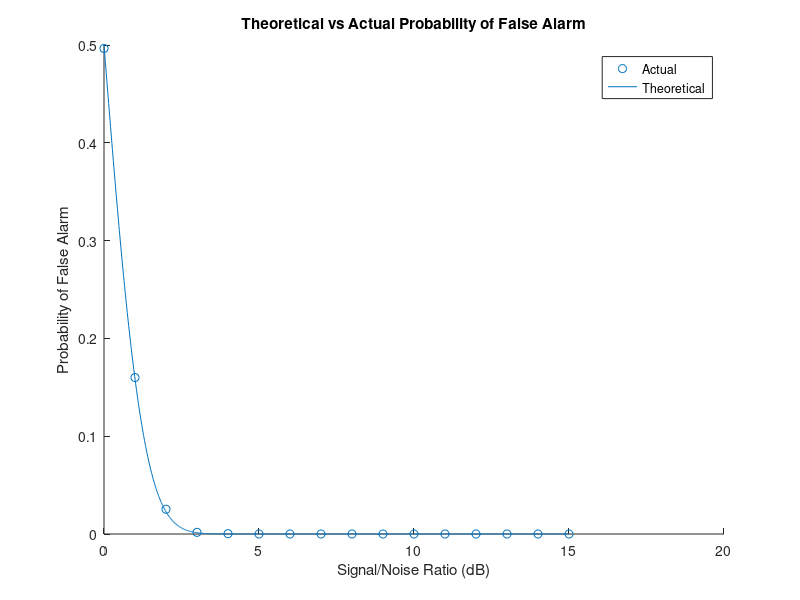

Reproduce this figure in MATLAB.
clear all;
close all;
results={}
for SNR=0:15
    for N= 1:10000
        %generate noisy or noiseless signal
        z=randn;
        A = z + SNR;
        coin = rand;
        if coin < .7
            %present
            %y = A+z
            y = A + z;
            actual = 1;
        else
            %absent
            y = z;
            actual = 0;
        end
        output(N).actual=actual;
        
        %use ml to try to detect signal
        gamma = A/2;
        if y < gamma
            %detect absent
            detect = 0;
        else
            %detect present
            detect = 1;
        end
        output(N).detect=detect;
    end
    results{SNR+1}=output;
end


for SNR = 0:15
    numFA=0;
    numZero=0;
    for N = 1:length(results{SNR+1})
        if results{SNR+1}(N).detect==1 && results{SNR+1}(N).actual==0
            numFA = numFA + 1;
        end
        if results{SNR+1}(N).actual==0
            numZero = numZero + 1;
        end
    end
    pfa = numFA/numZero;
    probFalseAlarms(SNR+1,1)=SNR;
    probFalseAlarms(SNR+1,2)=pfa;
end

%find equation
%pfa = qfunc(sqrt(10^(x/10))/2)
x=linspace(0,15,1000)
%y=qfunc(sqrt(10.^(x/20))/2)
place=sqrt(10.^(x/20))/2
y=.5*erfc(x/sqrt(2))
figure()
scatter(probFalseAlarms(:,1),probFalseAlarms(:,2))
hold on;
plot(x,y)
xlabel('Signal/Noise Ratio (dB)')
ylabel('Probability of False Alarm')
title('Theoretical vs Actual Probability of False Alarm')
legend('Actual','Theoretical')
            